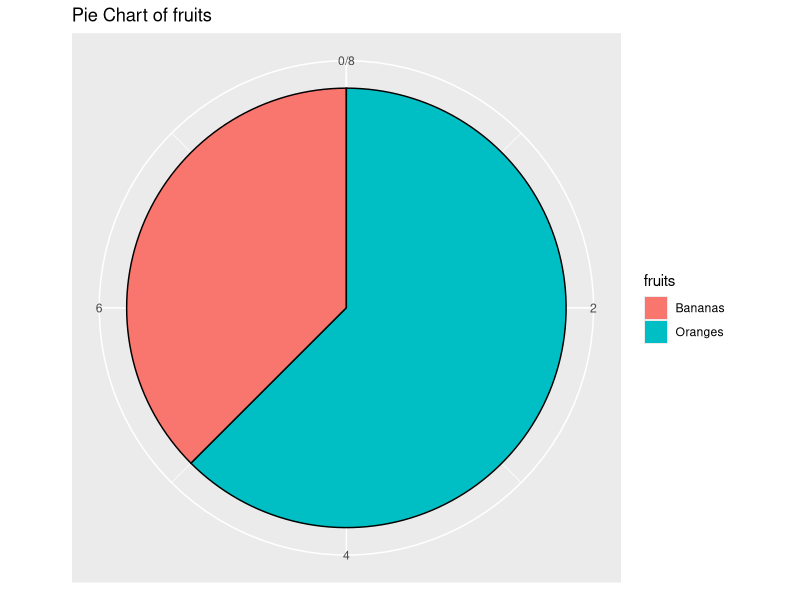

Here is the R script that generated this plot:
## ---- chunk 1
require(ggplot2)
df <- data.frame(c("Bananas", "Oranges"), c(3, 5))
names(df) <- c('fruits', 'quantity')

ggplot(df, aes(x=1, y=quantity, fill=fruits)) +
      geom_bar(stat = "identity", color='black') + coord_polar(theta = 'y') +
      ggtitle("Pie Chart of fruits") + 
      theme(axis.ticks=element_blank(),
            axis.title=element_blank(), 
            axis.text.y=element_blank()) +
      guides(fill=guide_legend(override.aes=list(colour=NA)))

